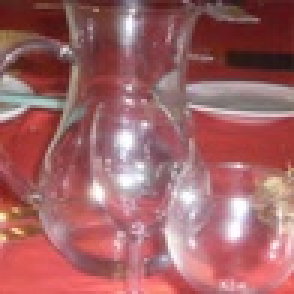
%> input picture preprocessing_scripts/PLUG-INs/ARTISTforDistribution_ExternalLabs/wavelet/wavedemo/glasses.jpg, 98 x 98 px, shrunk from 512 x 512 before the run (shown 3 times larger)
$ octave --eval "result = helperCompare2DDenoising;"   (GNU Octave 9; MATLAB toolbox functions it lacks are replaced by stand-ins)
%> lines starting %> are read from the running program, lines starting %| are printed output that depends on the picture
function [yse,yre,yce] = helperCompare2DDenoising(numEX,t,PlotFlag)
% This function helperCompare2DDenoising is only in support of
% DualtreeExample. It may change in a future release.
%
%
%   M. Misiti, Y. Misiti, G. Oppenheim, J.M. Poggi  26-Nov-2012.
%   Last Revision: 25-Jul-2013.
%   Copyright 1995-2013 The MathWorks, Inc.


if nargin<1 , numEX = 1; end

% Load image
%-----------
switch numEX
    case 1 , X = imread('glasses.jpg');
%> in helperCompare2DDenoising, X is the input picture: size 98x98x3 uint8; mean R, G, B 161.4, 99.6, 101.7
    case 2 , X = imread('wpeppers.jpg');
    case 3 , X = imread('ironthree.jpg');
    case 4 , load mask;
    case 5 , load laure;
    case 6 , load finger;
    case 7, load crtcol
    case 8, load porche
    case 9, load cathe_1.mat
    otherwise , load facets
end
if ismember(numEX,1:3)
    X = double(round(0.299*X(:,:,1) + 0.587*X(:,:,2) + 0.114*X(:,:,3)));
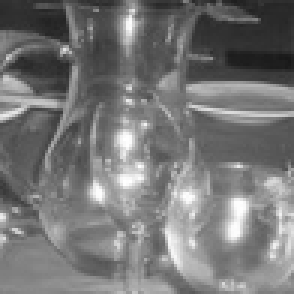
%> X: size 98x98 double (shown 3 times larger); min 24, max 255, mean 118.3
end

pause(0.1)
hWait = waitbar(0,'Please wait...');

rng default;
XN = X + 25*randn(size(X));
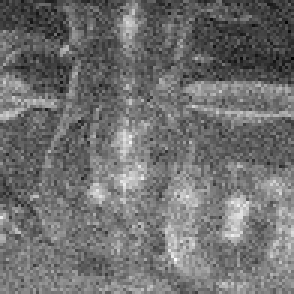
%> XN: size 98x98 double (shown 3 times larger); min -42.43, max 322.9, mean 118.4; drawn with min black and max white

%> (the run ends here)
